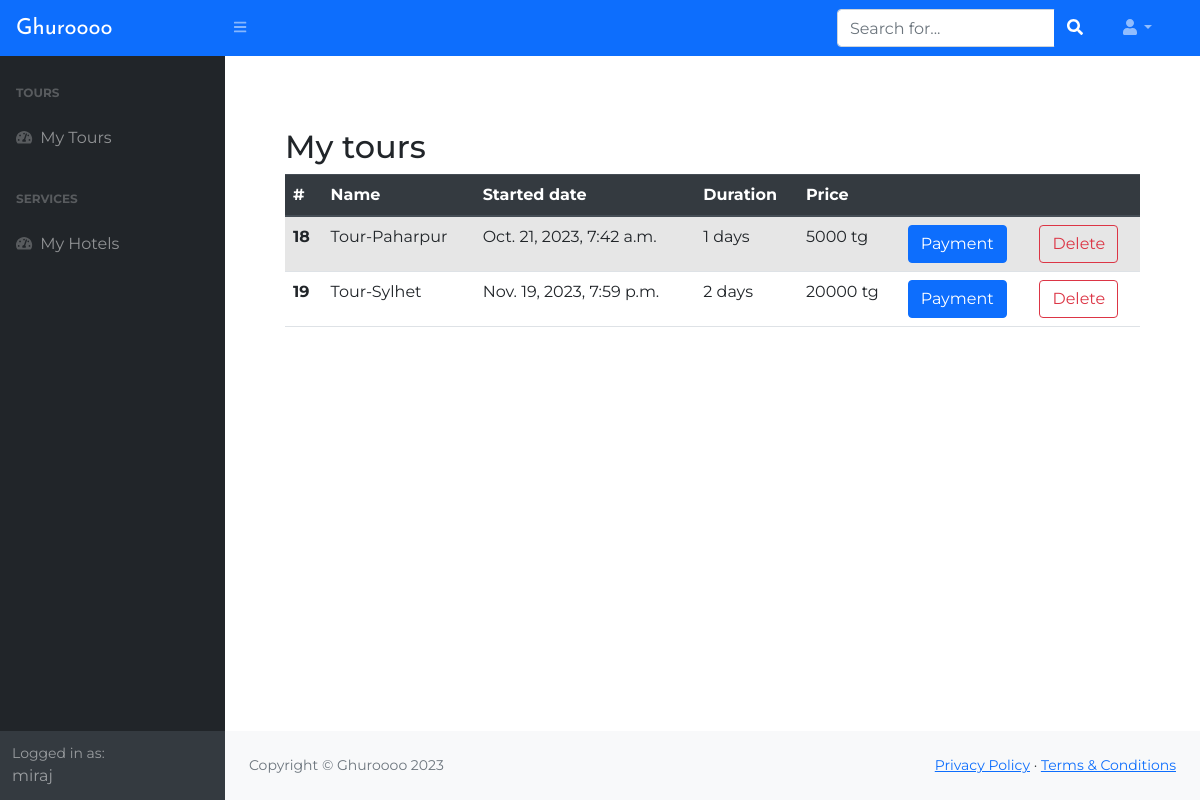
The app's page /order (signed in) with its own data.
### web_tech_django/apps/blog/models.py (models this page shows, shortened)
class OrderTour(models.Model):
    customer = models.ForeignKey(settings.AUTH_USER_MODEL, on_delete=models.CASCADE)
    tour = models.ForeignKey(Tour, on_delete=models.CASCADE)
    ordered = models.BooleanField(default=False)

class Tour(models.Model):
    name = models.CharField('Tour name', max_length=60)
    description = models.TextField('Tour description')
    started = models.DateTimeField('Started date')
    duration = models.IntegerField('Tour duration')
    price = models.IntegerField('Tour price')
    image = models.ImageField('Tour image', upload_to='tours/')

### web_tech_django/apps/blog/views.py (the view)
# urls.py: path('order', views.order, name='order'),
@login_required
def order(request):
    orders = OrderTour.objects.filter(customer=request.user)
    context = {
        'orders': orders,
    }
    return render(request, 'admin/user/user_order.html', context)

### web_tech_django/templates/admin/user/user_order.html (shortened to what this page needs)
{% extends 'admin/base_admin.html' %}
{% block content %}
    <div class="container">
        <h2>My tours</h2>
        <div class="orders">
            {% if orders %}
            <table class="table table-hover table-striped">
                    <thead class="thead-dark">
                        <tr>
                            <th scope="col">#</th>
                              <th scope="col">Name</th>
                              <th scope="col">Started date</th>
                              <th scope="col">Duration</th>
                              <th scope="col">Price</th>
                              <th scope="col"></th>
                              <th scope="col"></th>
                        </tr>
                    </thead>
                    <tbody>
                        {% for order in orders %}
                                <tr>
                                    <th scope="col">{{ order.id }}</th>
                                    <td>{{ order.tour.name }}</td>
                                    <td>{{ order.tour.started }}</td>
                                    <td>{{ order.tour.duration }} days</td>
                                    <td>{{ order.tour.price }} tg</td>
                                    <td><a href="#" class="btn btn-primary">Payment</a></td>
                                    <td><a href="{% url 'blog:order_delete' id=order.id %}" class="btn btn-outline-danger">Delete</a></td>
                                </tr>
                        {% endfor %}
                    </tbody>
                </table>
                {% else %}
                    <div class="alert alert-warning d-flex justify-content-center">Tours are not available!</div>
                {% endif %}
        </div>
    </div>
{% endblock %}

### web_tech_django/templates/admin/base_admin.html (shortened to what this page needs)
{% load static %}
<!DOCTYPE html>
<html lang="en">
    <head>
        <link rel="stylesheet" href="https://maxcdn.bootstrapcdn.com/bootstrap/4.5.2/css/bootstrap.min.css">
        <link href="https://cdn.jsdelivr.net/npm/simple-datatables@latest/dist/style.css" rel="stylesheet" />
        <link href="../../static/adminpanel/css/styles.css" rel="stylesheet" />
        <link rel="stylesheet" href="{% static 'blog/css/admin.css' %}" />
    </head>
    <body class="sb-nav-fixed">
        <nav class="sb-topnav navbar navbar-expand navbar-dark bg-primary">
            <a class="navbar-brand ps-3 logo" href="{% url 'blog:index' %}">Ghuroooo</a>
            <button class="btn btn-link btn-sm order-1 order-lg-0 me-4 me-lg-0" id="sidebarToggle" href="#!"><i class="fas fa-bars"></i></button>
            <form class="d-none d-md-inline-block form-inline ms-auto me-0 me-md-3 my-2 my-md-0">
                <div class="input-group">
                    <input class="form-control" type="text" placeholder="Search for..." aria-label="Search for..." aria-describedby="btnNavbarSearch" />
                    <button class="btn btn-primary" id="btnNavbarSearch" type="button"><i class="fas fa-search"></i></button>
                </div>
            </form>
            <ul class="navbar-nav ms-auto ms-md-0 me-3 me-lg-4">
                <li class="nav-item dropdown">
                    <a class="nav-link dropdown-toggle" id="navbarDropdown" href="#" role="button" data-bs-toggle="dropdown" aria-expanded="false"><i class="fas fa-user fa-fw"></i></a>
                </li>
            </ul>
        </nav>
        <div id="layoutSidenav">
            <div id="layoutSidenav_nav">
                <nav class="sb-sidenav accordion sb-sidenav-dark" id="sidenavAccordion">
                    <div class="sb-sidenav-menu">
                        <div class="nav">
                            {% if user.is_superuser %}
                                <div class="sb-sidenav-menu-heading">Tour</div>
                                <a class="nav-link" href="{% url 'blog:tours_list' %}">
                                    <div class="sb-nav-link-icon"><i class="fas fa-tachometer-alt"></i></div>
                                    Tours
                                </a>
                                <a class="nav-link" href="{% url 'blog:add_tour' %}">
                                    <div class="sb-nav-link-icon"><i class="fas fa-tachometer-alt"></i></div>
                                    Add Tour
                                </a>
                                <div class="sb-sidenav-menu-heading">Other</div>
                                <a class="nav-link" href="{% url 'blog:users_list' %}">
                                    <div class="sb-nav-link-icon"><i class="fas fa-tachometer-alt"></i></div>
                                    Users
                                </a>
                                <div class="sb-sidenav-menu-heading">Hotel</div>
                                <a class="nav-link" href="{% url 'blog:hotels_list' %}">
                                    <div class="sb-nav-link-icon"><i class="fas fa-tachometer-alt"></i></div>
                                    Hotels
                                </a>
                                <a class="nav-link" href="{% url 'blog:hotel_add' %}">
                                    <div class="sb-nav-link-icon"><i class="fas fa-tachometer-alt"></i></div>
                                    Add Hotel
                                </a>
                            {% else %}
                                <div class="sb-sidenav-menu-heading">Tours</div>
                                <a class="nav-link" href="{% url 'blog:order' %}">
                                        <div class="sb-nav-link-icon"><i class="fas fa-tachometer-alt"></i></div>
                                        My Tours
                                </a>
                                <div class="sb-sidenav-menu-heading">Services</div>
                                <a class="nav-link" href="{% url 'blog:myHotelOrders' %}">
                                        <div class="sb-nav-link-icon"><i class="fas fa-tachometer-alt"></i></div>
                                        My Hotels
                                </a>
                            {% endif %}
                        </div>
                    </div>
                    <div class="sb-sidenav-footer">
                        <div class="small">Logged in as:</div>
                        {% if user.is_superuser %}
                            ADMIN
                        {% else %}
                            {{ user }}
                        {% endif %}
                    </div>
                </nav>
            </div>
            <div id="layoutSidenav_content">
                <main>
                    <div class="container p-5">
                                        {% block content %}{% endblock %}
                    </div>
                </main>
                <footer class="py-4 bg-light mt-auto">
                    <div class="container-fluid px-4">
                        <div class="d-flex align-items-center justify-content-between small">
                            <div class="text-muted">Copyright &copy; Ghuroooo 2023</div>
                            <div>
                                <a href="#">Privacy Policy</a>
                                &middot;
                                <a href="#">Terms &amp; Conditions</a>
                            </div>
                        </div>
                    </div>
                </footer>
            </div>
        </div>
    </body>
</html>

### web_tech_django/static/blog/css/admin.css (style rules this page uses)
body { background-color: #fff; font-family: 'Montserrat', sans-serif; font-size: 16px; -webkit-transition: 0.5s; -o-transition: 0.5s; transition: 0.5s; }
.logo { font-family: "Josefin Sans"; font-size: 22px; }

### records on screen
OrderTour: id "18", tour.name "Tour-Paharpur", tour.started "Oct. 21, 2023, 7:42 a.m.", tour.duration "1", tour.price "5000"
OrderTour: id "19", tour.name "Tour-Sylhet", tour.started "Nov. 19, 2023, 7:59 p.m.", tour.duration "2", tour.price "20000"

### other values on screen
{{ user }} "miraj"
